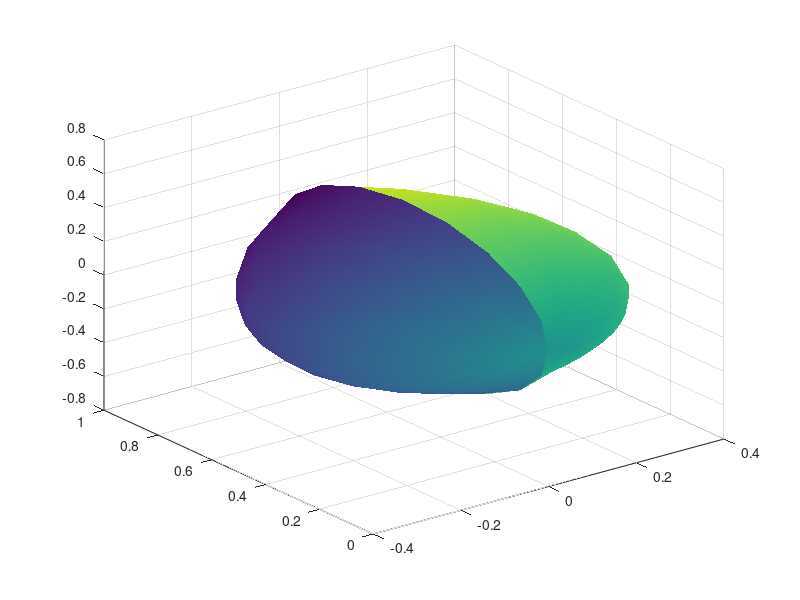

Here is the MATLAB script that generated this plot:
close all; clearvars; clc;

theta1 = linspace(-pi/2,pi/2,20);
phi1 = linspace(-pi/2,pi/2,20);

[theta,phi] = meshgrid(theta1, phi1);
BF = cos(theta).*phi; 
MagE        = reshape(BF,length(phi1),length(theta1));
r           = reshape(BF,length(phi1),length(theta1));

[X, Y, Z]   = sph2cart(phi, theta, r./max(max(r)));

surfHdl = surf(X,Y,Z,MagE, 'FaceColor','interp');
set(surfHdl,'LineStyle','none','FaceAlpha',1.0,'Tag','3D polar plot');


function [X, Y, Z]= sph2cart(phi, theta, r)


    Z  = r.*cosd(theta);
    X  = r.*sind(theta).*cosd(phi);
    Y  = r.*sind(theta).*sind(phi);
end